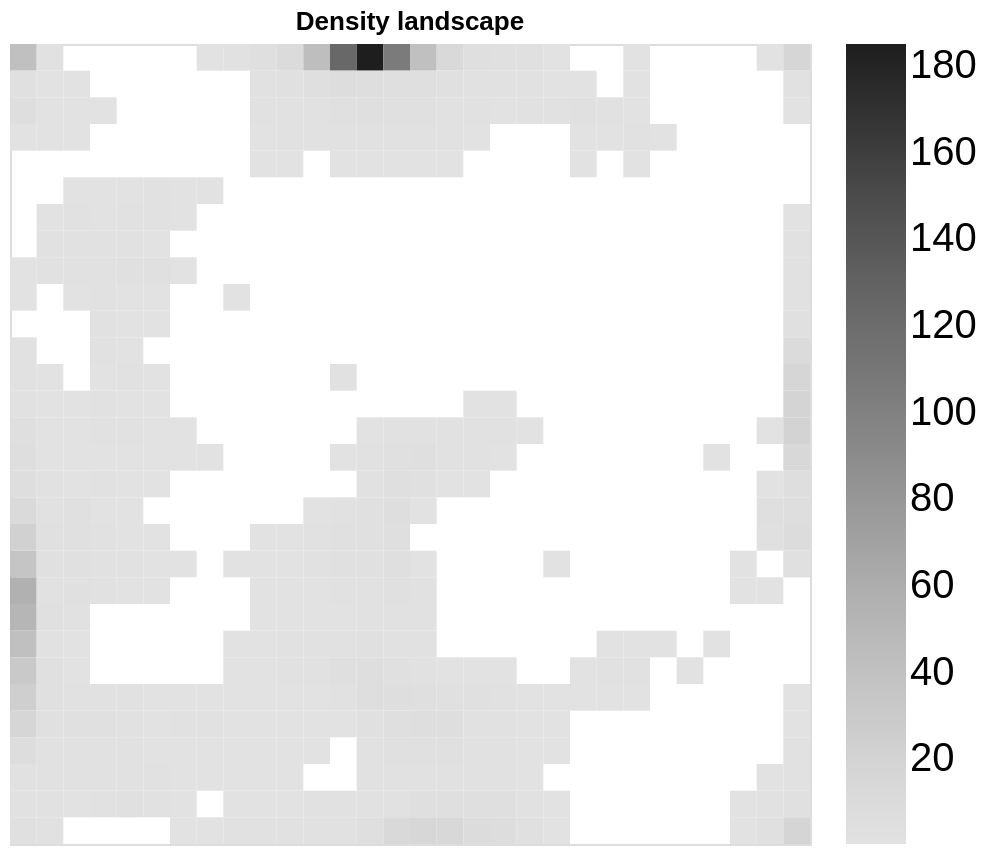

The notebook cell saved with this chart:
### Code cell
from gtmkit.utils.density import density_to_table
from gtmkit.plots.altair_landscapes import altair_discrete_density_landscape, altair_discrete_regression_landscape

density = resps.sum(axis=0)

source = density_to_table(
    density=density,
    node_threshold=0.5
)

chart_density = altair_discrete_density_landscape(source, title='Density landscape')
chart_density.properties(
    width=400, 
    height=400,
).configure_legend(
    labelFontSize=20,
    gradientVerticalMaxLength=600,
    gradientThickness=30,
    tickCount=6
)

### Figure 1 — Vega-Lite specification as saved in the notebook (floating-point values rounded to 4 significant figures; data arrays with more than 128 entries replaced by an {"elided": "..."} marker saying what was removed)
{"config": {"view": {"continuousWidth": 300, "continuousHeight": 300}, "legend": {"gradientThickness": 30, "gradientVerticalMaxLength": 600, "labelFontSize": 20, "tickCount": 6}}, "data": {"name": "data-950583c84be6567fa65eeffc50453b65"}, "mark": {"type": "rect"}, "encoding": {"color": {"field": "filtered_density", "scale": {"scheme": {"name": "greys"}}, "title": null, "type": "quantitative"}, "tooltip": [{"field": "nodes", "title": "Node", "type": "quantitative"}, {"field": "density", "title": "Density", "type": "quantitative"}], "x": {"axis": null, "field": "x", "scale": {"domain": [1, 2, 3, 4, 5, 6, 7, 8, 9, 10, 11, 12, 13, 14, 15, 16, 17, 18, 19, 20, 21, 22, 23, 24, 25, 26, 27, 28, 29, 30]}, "title": null, "type": "ordinal"}, "y": {"axis": null, "field": "y", "scale": {"domain": [1, 2, 3, 4, 5, 6, 7, 8, 9, 10, 11, 12, 13, 14, 15, 16, 17, 18, 19, 20, 21, 22, 23, 24, 25, 26, 27, 28, 29, 30]}, "title": null, "type": "ordinal"}}, "height": 400, "title": "Density landscape", "width": 400, "$schema": "https://vega.github.io/schema/vega-lite/v5.20.1.json", "datasets": {"data-950583c84be6567fa65eeffc50453b65": {"elided": "900 records"}}}
